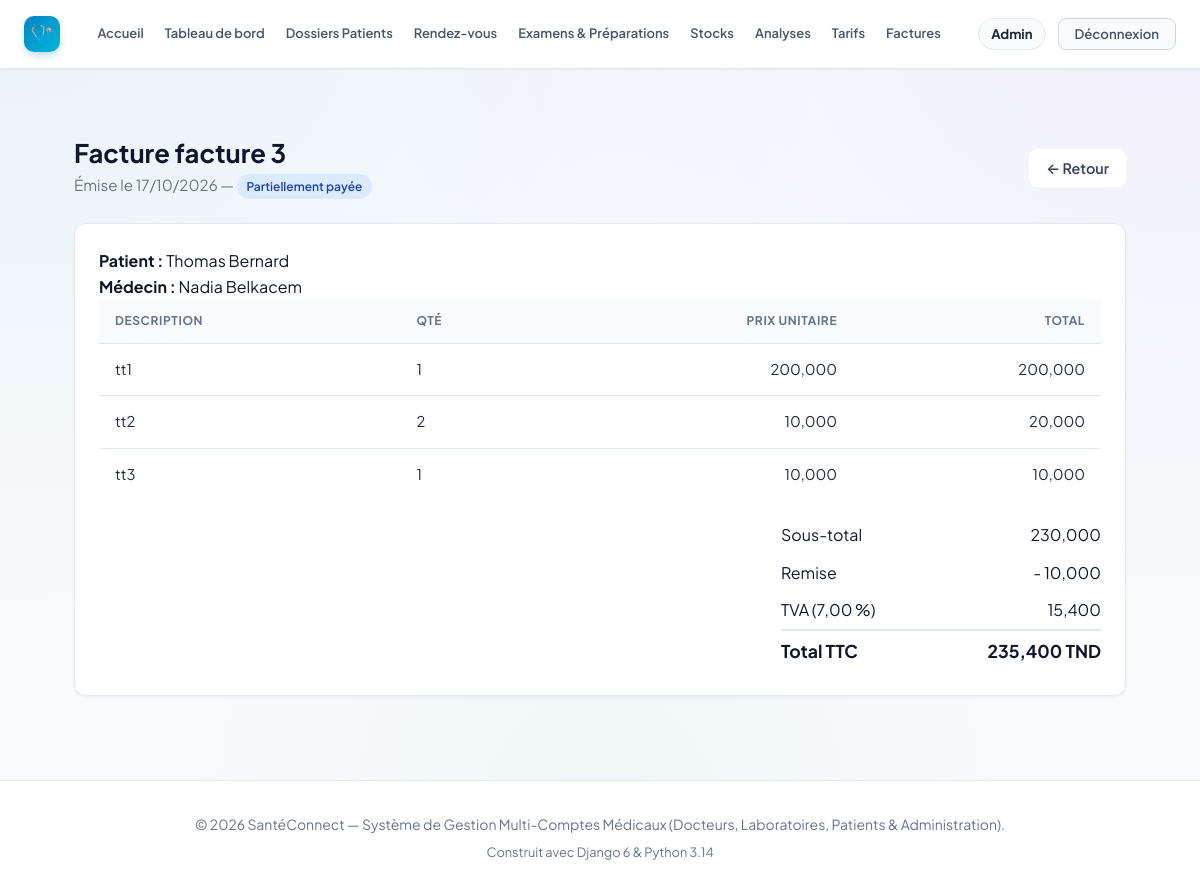
/billing/factures/3/ (signed in), run on the app's committed database.
### accounts/models.py (models this page shows, shortened)
class User(AbstractUser):
    class Role(models.TextChoices):
        ADMIN = 'ADMIN', 'Administrateur'
        DOCTEUR = 'DOCTEUR', 'Docteur'
        LABORATOIRE = 'LABORATOIRE', 'Laboratoire'
        PATIENT = 'PATIENT', 'Patient'
    role = models.CharField(
        max_length=20,
        choices=Role.choices,
        default=Role.PATIENT,
        verbose_name="Rôle utilisateur"
    )
    phone = models.CharField(max_length=25, blank=True, null=True, verbose_name="Téléphone")
    address = models.CharField(max_length=255, blank=True, null=True, verbose_name="Adresse")
    city = models.CharField(max_length=100, blank=True, null=True, verbose_name="Ville")
    is_verified = models.BooleanField(
        default=False,
        verbose_name="Compte certifié / validé",
        help_text="Coché par l'administrateur pour valider l'activité d'un docteur ou laboratoire."
    )
    objects = CustomUserManager()
    class Meta:
        verbose_name = "Utilisateur"
        verbose_name_plural = "Tous les Utilisateurs"
    @property
    def is_patient(self):
        return self.role == self.Role.PATIENT
    @property
    def is_admin_user(self):
        return self.role == self.Role.ADMIN or self.is_superuser

### billing/models.py (models this page shows, shortened)
class Facture(models.Model):
    class Statut(models.TextChoices):
        EN_ATTENTE = 'EN_ATTENTE', 'En attente'
        PARTIELLE = 'PARTIELLE', 'Partiellement payée'
        PAYEE = 'PAYEE', 'Payée'
        ANNULEE = 'ANNULEE', 'Annulée'
    numero = models.CharField("Numéro", max_length=20, unique=True, blank=True)
    patient = models.ForeignKey(settings.AUTH_USER_MODEL, on_delete=models.PROTECT,
                                related_name='factures_patient',
                                limit_choices_to={'role': 'PATIENT'})
    medecin = models.ForeignKey(settings.AUTH_USER_MODEL, on_delete=models.PROTECT,
                                related_name='factures_medecin', null=True, blank=True,
                                limit_choices_to={'role': 'DOCTEUR'})
    date_emission = models.DateField("Date d'émission", auto_now_add=True)
    statut = models.CharField("Statut", max_length=20,
                              choices=Statut.choices, default=Statut.EN_ATTENTE)
    remise = models.DecimalField("Remise", max_digits=12, decimal_places=3, default=0)
    tva = models.DecimalField("TVA (%)", max_digits=5, decimal_places=2, default=0)
    class Meta:
        ordering = ['-date_emission', '-id']
    @property
    def sous_total(self):
        return sum((l.total for l in self.lignes.all()), Decimal('0'))
    @property
    def total_ht(self):
        return max(self.sous_total - self.remise, Decimal('0'))
    @property
    def montant_tva(self):
        return (self.total_ht * self.tva / Decimal('100')).quantize(Decimal('0.001'))
    @property
    def total_ttc(self):
        return self.total_ht + self.montant_tva

class LigneFacture(models.Model):
    facture = models.ForeignKey(Facture, on_delete=models.CASCADE, related_name='lignes')
    tarif = models.ForeignKey(Tarif, on_delete=models.SET_NULL, null=True, blank=True)
    description = models.CharField("Description", max_length=200)
    reference = models.CharField("Référence", max_length=50, blank=True)
    quantite = models.PositiveIntegerField("Quantité", default=1)
    prix_unitaire = models.DecimalField("Prix unitaire", max_digits=12, decimal_places=3)
    @property
    def total(self):
        return self.quantite * self.prix_unitaire

### billing/views.py (the view)
# urls.py: path('factures/<int:pk>/', views.facture_detail, name='facture_detail'),
@billing_access_required
def facture_detail(request, pk):
    facture = get_object_or_404(factures_visibles(request.user), pk=pk)
    peut_gerer = request.user.is_admin_user or request.user.is_doctor
    return render(request, 'billing/facture_detail.html',
                  {'facture': facture, 'peut_gerer': peut_gerer})

### billing/permissions.py (called while the page is built)
def role_required(test):
    def decorator(view):
        @wraps(view)
        def wrapper(request, *args, **kwargs):
            if not request.user.is_authenticated:
                return redirect_to_login(request.get_full_path())
            if not test(request.user):
                raise PermissionDenied
            return view(request, *args, **kwargs)
        return wrapper
    return decorator

def _is_billing_staff(u):
    return u.is_admin_user or (u.is_doctor and u.is_verified)

def _can_see_billing(u):
    return _is_billing_staff(u) or u.is_patient

def factures_visibles(user):
    from .models import Facture
    qs = Facture.objects.select_related('patient', 'medecin')
    if user.is_admin_user:
        return qs
    if user.is_doctor and user.is_verified:
        return qs.filter(medecin=user)
    if user.is_patient:
        return qs.filter(patient=user)
    return qs.none()

### templates/billing/facture_detail.html
{% extends 'base.html' %}
{% load static %}
{% block content %}
<link rel="stylesheet" href="{% static 'billing/billing.css' %}">
<div class="container billing-page">
    <div class="page-header">
        <div>
            <h1>Facture {{ facture.numero }}</h1>
            <p>Émise le {{ facture.date_emission|date:"d/m/Y" }} —
               <span class="badge badge-{{ facture.statut|lower }}">{{ facture.get_statut_display }}</span></p>
        </div>
        <a href="{% url 'facture_list' %}" class="btn btn-light">← Retour</a>
    </div>
    <div class="card"><div class="card-body">
        <p><strong>Patient :</strong> {{ facture.patient.get_full_name|default:facture.patient.username }}</p>
        {% if facture.medecin %}
        <p><strong>Médecin :</strong> {{ facture.medecin.get_full_name|default:facture.medecin.username }}</p>
        {% endif %}
        <table>
            <thead><tr><th>Description</th><th>Qté</th>
                <th class="text-right">Prix unitaire</th><th class="text-right">Total</th></tr></thead>
            <tbody>
                {% for l in facture.lignes.all %}
                <tr><td>{{ l.description }}</td><td>{{ l.quantite }}</td>
                    <td class="text-right">{{ l.prix_unitaire|floatformat:3 }}</td>
                    <td class="text-right">{{ l.total|floatformat:3 }}</td></tr>
                {% empty %}
                <tr><td colspan="4" class="empty">Aucune ligne.</td></tr>
                {% endfor %}
            </tbody>
        </table>
        <div class="totals">
            <div><span>Sous-total</span><span>{{ facture.sous_total|floatformat:3 }}</span></div>
            <div><span>Remise</span><span>- {{ facture.remise|floatformat:3 }}</span></div>
            <div><span>TVA ({{ facture.tva }} %)</span><span>{{ facture.montant_tva|floatformat:3 }}</span></div>
            <div class="grand"><span>Total TTC</span><span>{{ facture.total_ttc|floatformat:3 }} TND</span></div>
        </div>
    </div></div>
</div>
{% endblock %}

### templates/base.html (shortened to what this page needs)
{% load static %}
<!DOCTYPE html>
<html lang="fr">
<head>
    <link rel="stylesheet" href="{% static 'css/style.css' %}?v=20261022_1">
</head>
<body>
    <nav class="navbar" id="main-navbar">
        <div class="container navbar-inner">
            <div class="navbar-brand-section">
                <a href="{% url 'home' %}" class="logo-brand" id="brand-logo-link">
                    <span class="logo-icon">🩺</span>
                </a>
            </div>
            <div class="nav-links" id="main-nav-links">
                <a href="{% url 'home' %}" class="nav-item-link" id="nav-home">Accueil</a>
                {% if user.is_authenticated %}
                <a href="{% url 'dashboard' %}" class="nav-item-link" id="nav-dashboard">Tableau de bord</a>
                {% if user.is_admin_user or user.is_doctor %}
                <a href="{% url 'dossiers_patients_list' %}" class="nav-item-link" id="nav-dossiers">Dossiers Patients</a>
                {% endif %}
                {% if user.is_admin_user or user.is_doctor or user.is_patient %}
                <a href="{% url 'rendezvous:rdv_list' %}" class="nav-item-link" id="nav-rendezvous">Rendez-vous</a>
                {% endif %}
                {% if user.is_admin_user or user.is_doctor %}
                <a href="{% url 'examens_list' %}" class="nav-item-link" id="nav-examens">Examens &amp; Préparations</a>
                {% endif %}
                {% if user.is_admin_user or user.is_laboratory or user.is_doctor %}
                <a href="{% url 'stock:dashboard' %}" class="nav-item-link" id="nav-stock">Stocks</a>
                {% endif %}
                {% if user.is_admin_user or user.is_laboratory or user.is_doctor %}
                <a href="{% url 'laboratoire:demande_list' %}" class="nav-item-link" id="nav-laboratoire">Analyses</a>
                {% endif %}
                {% if user.is_admin_user or user.is_staff or user.is_superuser %}
                <a href="{% url 'tarif_list' %}" class="nav-item-link" id="nav-tarifs">Tarifs</a>
                {% if user.is_admin_user or user.is_doctor or user.is_patient %}
                <a href="{% url 'facture_list' %}" class="nav-item-link" id="nav-factures">Factures</a>
                {% endif %}
                {% endif %}
                {% endif %}
            </div>
            <div class="navbar-user-actions" id="nav-user-actions">
                {% if user.is_authenticated %}
                <div class="nav-user-badge" id="nav-user-profile">
                    <a href="{% url 'profile' %}" class="nav-user-name-link" id="nav-profile-edit" title="Mon profil">{{ user.first_name|default:user.username }}</a>
                </div>
                <a href="{% url 'logout' %}" class="nav-logout-btn" id="btn-nav-logout">Déconnexion</a>
                {% else %}
                <a href="{% url 'login' %}" class="btn btn-outline btn-sm" id="btn-nav-login">Connexion</a>
                <a href="{% url 'register' %}" class="btn btn-primary btn-sm" id="btn-nav-register">Créer un compte</a>
                {% endif %}
            </div>
        </div>
    </nav>
    <main style="flex: 1; padding: 24px 0 60px;">
        {% block content %}{% endblock %}
    </main>
    <footer class="footer">
        <div class="container">
            <p>© 2026 SantéConnect — Système de Gestion Multi-Comptes Médicaux (Docteurs, Laboratoires, Patients &
                Administration).</p>
            <p style="margin-top: 6px; font-size: 0.8rem; color: #64748b;">Construit avec Django 6 & Python 3.14</p>
        </div>
    </footer>
</body>
</html>

### static/billing/billing.css (style rules this page uses)
.billing-page { --primary: #2563eb; --primary-dark: #1d4ed8; --danger: #dc2626; --success-bg: #dcfce7; --success-text: #166534; --muted: #64748b; --border: #e2e8f0; --bg-soft: #f8fafc; max-width: 1100px; margin: 0 auto; padding: 24px; font-family: inherit; }
.billing-page .page-header { display: flex; justify-content: space-between; align-items: center; margin-bottom: 24px; flex-wrap: wrap; gap: 12px; }
.billing-page .page-header h1 { margin: 0; font-size: 1.6rem; color: #0f172a; }
.billing-page .page-header p { margin: 4px 0 0; color: var(--muted); font-size: .95rem; }
.billing-page .btn { display: inline-flex; align-items: center; gap: 6px; padding: 9px 16px; border-radius: 8px; border: 1px solid transparent; font-size: .9rem; font-weight: 600; text-decoration: none; cursor: pointer; transition: all .15s ease; }
.btn-light { background: #fff; color: #334155; border-color: var(--border); }
.billing-page .card { background: #fff; border: 1px solid var(--border); border-radius: 12px; box-shadow: 0 1px 3px rgba(0,0,0,.06); overflow: hidden; }
.billing-page .card-body { padding: 24px; }
.billing-page table { width: 100%; border-collapse: collapse; }
.billing-page th { background: var(--bg-soft); text-align: left; padding: 12px 16px; font-size: .75rem; text-transform: uppercase; letter-spacing: .05em; color: var(--muted); border-bottom: 1px solid var(--border); }
.billing-page td { padding: 14px 16px; border-bottom: 1px solid var(--border); font-size: .92rem; color: #1e293b; }
.billing-page tbody tr:last-child td { border-bottom: none; }
.billing-page .text-right { text-align: right; }
.badge { display: inline-block; padding: 3px 10px; border-radius: 999px; font-size: .75rem; font-weight: 600; }
.badge-partielle { background: #dbeafe; color: #1e40af; }
.billing-page .totals { margin-left: auto; max-width: 320px; margin-top: 16px; }
.billing-page .totals div { display: flex; justify-content: space-between; padding: 6px 0; }
.billing-page .totals .grand { border-top: 2px solid var(--border); font-weight: 700; font-size: 1.1rem; }

### data on the page
User: first_name "Admin"
Facture: numero "facture 3", date_emission "17/10/2026", statut "Partiellement payée", patient.get_full_name "Thomas Bernard", medecin.get_full_name "Nadia Belkacem", sous_total "230,000", remise "10,000", tva "7,00", montant_tva "15,400", total_ttc "235,400"
LigneFacture: description "tt1", quantite "1", prix_unitaire "200,000", total "200,000"
LigneFacture: description "tt2", quantite "2", prix_unitaire "10,000", total "20,000"
LigneFacture: description "tt3", quantite "1", prix_unitaire "10,000", total "10,000"
